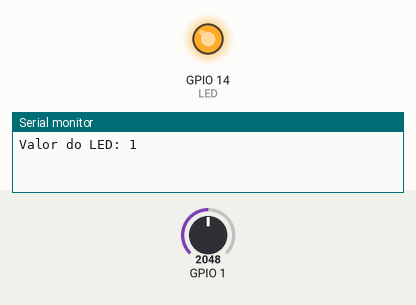
Recording of a sketch running on a simulated ESP32. Shown: output pins drawn as LEDs (lit = HIGH), the last lines printed to the serial monitor. The inputs (shaded band) are chosen by the test bench; at power-on: GPIO 1 = 2048.

Above: at 1.5 s.
At 4.5 s:
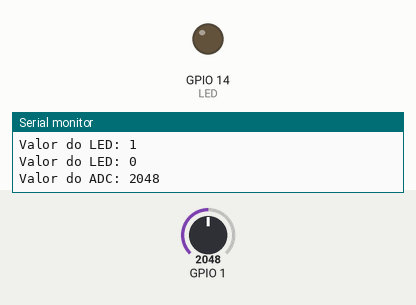
Timing chart, 0 to 7.8 s (numbered marks = the images above):
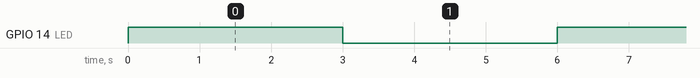

The sketch:

semaforo_1.ino
```cpp
/*********************************************************
* Exemplo para demonstrar o uso de semaforo binário
* Por: Fábio Souza
*********************************************************/
#define LED_VERMELHO 14   // Pino do LED Vermelho
#define LED_VERDE 13      // Pino do LED Verde
#define LED_AZUL 12       // Pino do LED Azul
#define BOTAO_1 7         // Pino do Botão 1
#define BOTAO_2 6         // Pino do Botão 2
#define BOTAO_3 5         // Pino do Botão 3
#define BOTAO_4 4         // Pino do Botão 4
#define BOTAO_5 3         // Pino do Botão 5
#define BOTAO_6 2         // Pino do Botão 6
#define BUZZER  17        // Pino Do Buzzer

/*inclusão das Biblioteca do FreeRTOS*/
#include "freertos/FreeRTOS.h"
#include "freertos/task.h"
#include "freertos/semphr.h"

const int LED = LED_VERMELHO; //LED que será utilizado

TaskHandle_t xTaskADCHandle;    //Handle da Task do ADC
SemaphoreHandle_t xSemaphore;   //Handle do semaforo

void vTaskADC(void * pvParameters); //Task do ADC

void setup()
{

  Serial.begin(9600);                     //Inicializa a Serial
  pinMode(LED,OUTPUT);                    //Configura o LED como saída

  xSemaphore = xSemaphoreCreateBinary();  //Cria o semaforo binário
  //Verifica se o semaforo foi criado com sucesso
  if(xSemaphore == NULL){
   Serial.println("Não foi possível criar o semaforo!");
   while(1);
  }
  //Cria a Task do ADC
  xTaskCreate(vTaskADC,"TaskADC",configMINIMAL_STACK_SIZE + 1024, NULL,1,&xTaskADCHandle);

}

void loop() {
  digitalWrite(LED,!digitalRead(LED));                          //Inverte o estado do LED
  Serial.println("Valor do LED: " + String(digitalRead(LED)));  //Imprime o estado do LED
  vTaskDelay(pdMS_TO_TICKS(3000));                              //Delay de 3 segundos
  xSemaphoreGive(xSemaphore);                                   //Libera o semaforo
}

void vTaskADC(void * pvParameters){

  int adcValue; //Variável para armazenar o valor do ADC

  while(1){
   xSemaphoreTake(xSemaphore,portMAX_DELAY);              //espera o semaforo ser liberado
   adcValue = analogRead(1);                              //Realiza a leitura do ADC
   Serial.println("Valor do ADC: " + String(adcValue));   //Imprime o valor do ADC
  }
}
```

Measured:
- by itself, GPIO 14 (LED): alternates HIGH for 3.0 s and LOW for 3.0 s
